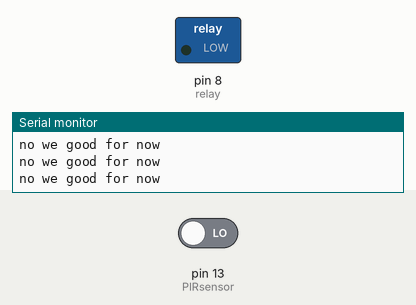
Recording of a sketch running on a simulated Arduino Uno, built with avr-gcc and run on an emulated ATmega328P. On the bench: switched loads named in the sketch (green lamp = pin HIGH), the last lines printed to the serial monitor. The inputs (shaded band) are chosen by the test bench; at power-on: pin 13 (PIRsensor) LOW.

Above: at 1.2 s.
1.3 s: pin 13 (PIRsensor) driven HIGH
At 2.2 s:
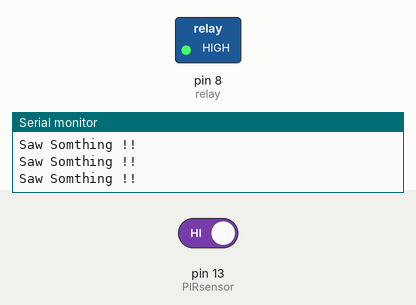
2.8 s: pin 13 (PIRsensor) driven LOW
At 3.6 s:
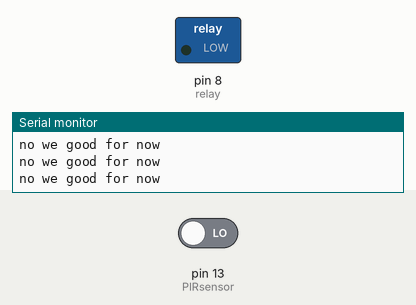
Timing chart, 0 to 5.8 s (numbered marks = the images above; inputs shaded):
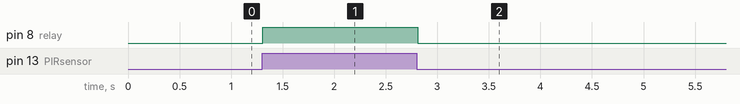

The sketch:

PIRRelayControl.ino
```cpp
// By Gary Khodayari
// 2020/10/20

int PIRsensor = 13;
int relay = 8;

void setup() {
  pinMode (PIRsensor, INPUT); //  PIR sensor port is a read port
  pinMode (relay, OUTPUT); // relay port is a write port
  Serial.begin(9600);
}

void loop() {
  if ( digitalRead(PIRsensor) == 1) { // a loop for if the snesor detects something it wills send a high signal to the port 13
    digitalWrite(relay, HIGH);
    Serial.println("Saw Somthing !!");
  } else { // if nothing is seen the state of the port is chnaged to low
    digitalWrite (relay, LOW);
    Serial.println("no we good for now");
  }
}
```

Measured:
- after the input at 1.3 s, pin 8 (relay): LOW → HIGH at once
- after the input at 2.8 s, pin 8 (relay): HIGH → LOW at once
